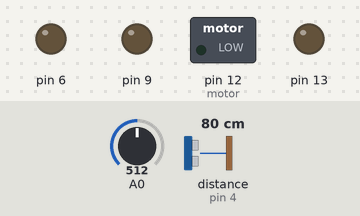
Bench run of a sketch on a simulated Arduino Uno, built with avr-gcc and run on an emulated ATmega328P. On the bench: switched loads named in the sketch (green lamp = pin HIGH), output pins drawn as LEDs (lit = HIGH). Wiring (inferred from the names in the program): ultrasonic range finder: trigger pin 2; echo pin 4. Inputs (shaded band) come from the test bench; at power-on: distance to the obstacle (sensor on pin 4) 80 cm, A0 = 512. The echo pulse lasts 58.3 µs per cm; WiFi joins after 1.5 s; servers stay silent unless stated; pins used as bus, display or sensor lines are not drawn; what the sketch prints to the serial monitor is not drawn.

Above: at 3.0 s.
3.1 s: distance to the obstacle (sensor on pin 4) set to 6 cm
4.6 s: distance to the obstacle (sensor on pin 4) set to 3 cm
At 5.6 s:
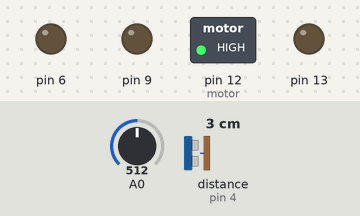
6.1 s: A0 set to 463
7.6 s: A0 set to 441
At 7.9 s:
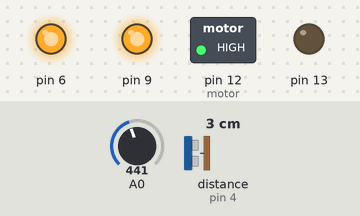
9.1 s: distance to the obstacle (sensor on pin 4) set to 9 cm
10.6 s: distance to the obstacle (sensor on pin 4) set to 12 cm
At 11.4 s:
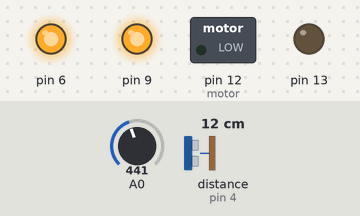
Timing chart, 0 to 13.1 s (numbered marks = the images above; inputs shaded):
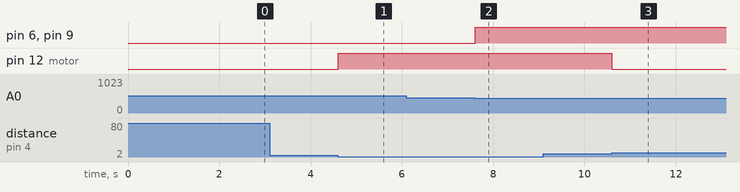

The sketch:

MajorProject.ino
```cpp
// Use blynk app for support in mobile app.

//Bluetooth

#define BLYNK_PRINT Serial

#include <SoftwareSerial.h>
SoftwareSerial SwSerial(10, 11); // RX, TX

#include <BlynkSimpleSerialBLE.h>
#include <SoftwareSerial.h>

// You should get Auth Token in the Blynk App.
// Go to the Project Settings (nut icon).
char auth[] = "The Code you get from your Blynk App";

SoftwareSerial SerialBLE(7, 8); // RX, TX

// Attach virtual serial terminal to Virtual Pin V1
WidgetTerminal terminal(V1);
// You can send commands from Terminal to your hardware. Just use
// the same Virtual Pin as your Terminal Widget

int op = 0;
int pinValue = 0;

//Water level
const int trigPin = 2;
const int echoPin = 4;
const int motor = 12;
long duration;
long distance;
int count = 0;

void setup() {
  //Water Level
  pinMode(trigPin, OUTPUT);
  pinMode(echoPin, INPUT);
  pinMode(13, OUTPUT);
  pinMode(motor, OUTPUT);
  Serial.begin(9600);

  //LDR
  pinMode(A0, INPUT);
  pinMode(9, OUTPUT);
  pinMode(10, OUTPUT);
  pinMode(11, OUTPUT);
  pinMode(6, OUTPUT);

  //Bluetooth

  // Debug console
  Serial.begin(38400);

  SerialBLE.begin(38400);
  Blynk.begin(SerialBLE, auth);

  Serial.println("Waiting for connections...");

}
void loop() {
  //Waterlevel start
  // Clears the trigPin
  pinMode(trigPin, OUTPUT);
  digitalWrite(trigPin, LOW);
  delayMicroseconds(2);

  digitalWrite(trigPin, HIGH);
  delayMicroseconds(10);
  digitalWrite(trigPin, LOW);

  duration = pulseIn(echoPin, HIGH);

  distance = duration / 29 / 2;

  //Serial.print("Distance: ");
  //Serial.print(distance);
  //Serial.println(" cm");
  Serial.print(100 - ((distance - 3) * 100) / 12);
  Serial.println("%");
  op = 100 - ((distance - 3) * 100) / 12;

  if (distance > 9)
  {
    //motor on
    digitalWrite(motor, 0);
    Serial.println("Motor On");
  }
  if (distance <= 3)
  {
    //motor off
    digitalWrite(motor, 1);
    Serial.println("Motor Off");
  }
//  delay(2000);
  //Waterlevel end


  //LDR OP
  int ldrVal = analogRead(A0);

  if (ldrVal < 450)
  {
    digitalWrite(6, 450 - ldrVal);
    digitalWrite(9, 450 - ldrVal);
    digitalWrite(10, 450 - ldrVal);
    digitalWrite(11, 450 - ldrVal);
  }
  else
  {
    digitalWrite(6, 0);
    digitalWrite(9, 0);
    digitalWrite(10, 0);
    digitalWrite(11, 0);
  }
  //ldr end

  //Bluetooth start
  Blynk.run();
  Blynk.virtualWrite(V2, op);

  //bluetooth end

}
```

Measured:
- the behaviour switches between 5 and 4 cm on distance to the obstacle (sensor on pin 4) (found by bisection; images 0 and 1)
- the behaviour switches between 450 and 449 on A0 (found by bisection; images 1 and 2)
- the behaviour switches between 10 and 11 cm on distance to the obstacle (sensor on pin 4) (found by bisection; images 2 and 3)
- after the input at 4.6 s, pin 12 (motor): LOW → HIGH at once
- after the input at 7.6 s, pin 6, pin 9: LOW → HIGH at once
- after the input at 10.6 s, pin 12 (motor): HIGH → LOW at once
